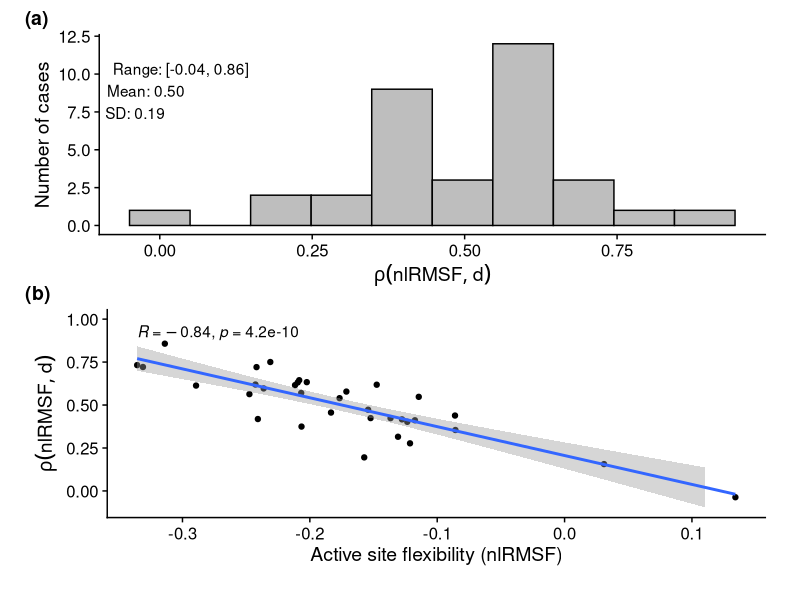

Generate this figure with R:
#!/usr/bin/env Rscript
# Correlation between flexibility and distance figure

library(tidyverse)
library(here)
library(cowplot)
library(ggpubr)

cat("=== Generating Flex-Dist Correlation Figure ===\n\n")

# Load profiles data
cat("Loading profiles data...\n")
profiles <- read_csv(here("data", "final_dataset_profiles_ca_ref.csv"),
                     show_col_types = FALSE) %>%
  mutate(mcsa_id = as.character(mcsa_id))

cat("Calculating statistics...\n")

# First calculate the statistics
stats_summary <- profiles %>%
  group_by(mcsa_id) %>%
  summarise(rho_rmsf_dactive = cor(lrmsf, dactive, method = "spearman")) %>%
  summarise(
    mean_rho = mean(rho_rmsf_dactive, na.rm = TRUE),
    sd_rho = sd(rho_rmsf_dactive, na.rm = TRUE),
    min_rho = min(rho_rmsf_dactive, na.rm = TRUE),
    max_rho = max(rho_rmsf_dactive, na.rm = TRUE)
  )

cat("Creating plots...\n")

# Create the plot with annotations
p1 <- profiles %>%
  group_by(mcsa_id) %>%
  summarise(rho_rmsf_dactive = cor(lrmsf, dactive, method = "spearman")) %>%
  ggplot(aes(rho_rmsf_dactive)) +
  geom_histogram(fill = "grey", color = "black", bins = 10) +
  xlab(bquote(rho(nlRMSF, d))) +
  ylab("Number of cases") +
  annotate(
    "text",
    x = -Inf,
    y = Inf,
    hjust = -0.1,
    vjust = 1.5,
    label = sprintf(
      "Range: [%.2f, %.2f]\nMean: %.2f\nSD: %.2f",
      stats_summary$min_rho,
      stats_summary$max_rho,
      stats_summary$mean_rho,
      stats_summary$sd_rho
    )
  )  +
  theme_cowplot()

p2 <- profiles %>%
  group_by(mcsa_id) %>%
  summarise(rho_rmsf_dactive = cor(lrmsf, dactive, method = "spearman"),
            nlrmsf_asite = mean(nlrmsf[near(dactive, 0)])) %>%
  ggplot(aes(nlrmsf_asite, rho_rmsf_dactive)) +
  geom_point() +
  geom_smooth(method = "lm") +
  stat_cor() +
  ylim(-0.1, 1) +
  xlab("Active site flexibility (nlRMSF)") +
  ylab(bquote(rho(nlRMSF, d)))  +
  theme_cowplot()

final_plot <- plot_grid(p1, p2, ncol = 1,
                        labels = c("(a)", "(b)"),
                        hjust = 0,
                        vjust = 0) +
  theme(plot.margin = unit(c(0.25, 0.25, 0.25, 0.25), "inches"))

# Save
output_file <- here("supplementary/figures",
                    "flex_dist_correlation.pdf")
ggsave(output_file, final_plot, width = 6.5, height = 5.5)

cat("\n=== Done ===\n")
cat("Saved:", output_file, "\n")
